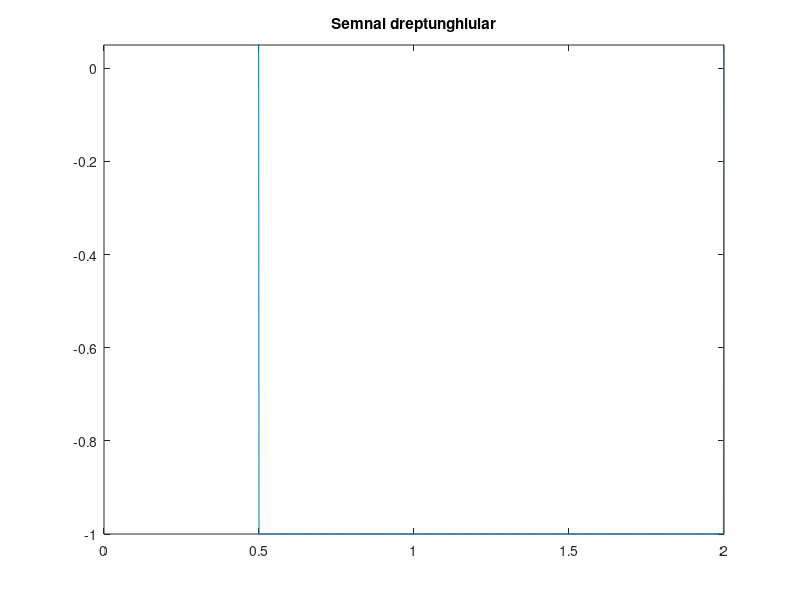
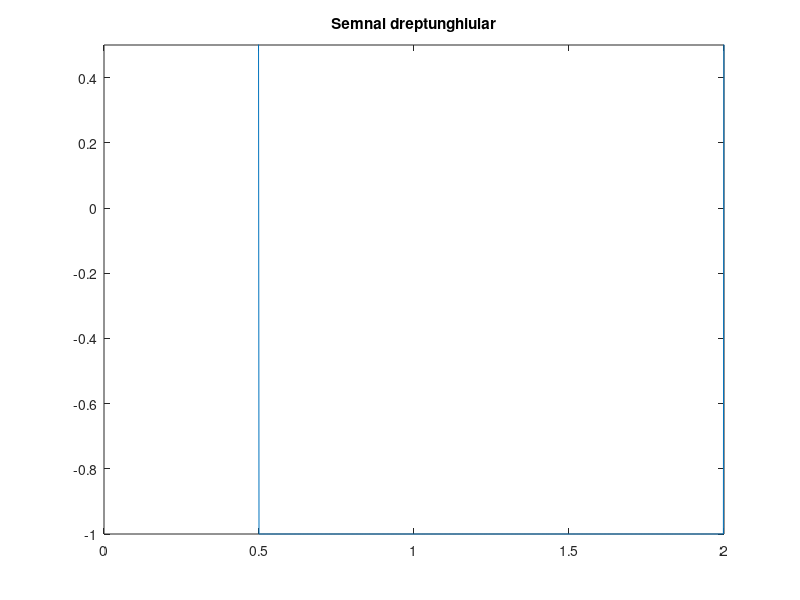

MATLAB code to generate these figures, in order:
figure (1)
f = 0.5; 
duty_cycle=25; %factorul de umplere
t=0:0.002:2;
x=square(2*pi*f*t,duty_cycle);
plot(t,x);
ylim([-1, 0.05]);
title('Semnal dreptunghiular');

%%
figure(2)
f = 0.5; 
duty_cycle=25; %factorul de umplere
t=0:0.002:2;
x=square(2*pi*f*t,duty_cycle);
plot(t,x);
ylim([-1, 0.5]);
title('Semnal dreptunghiular');